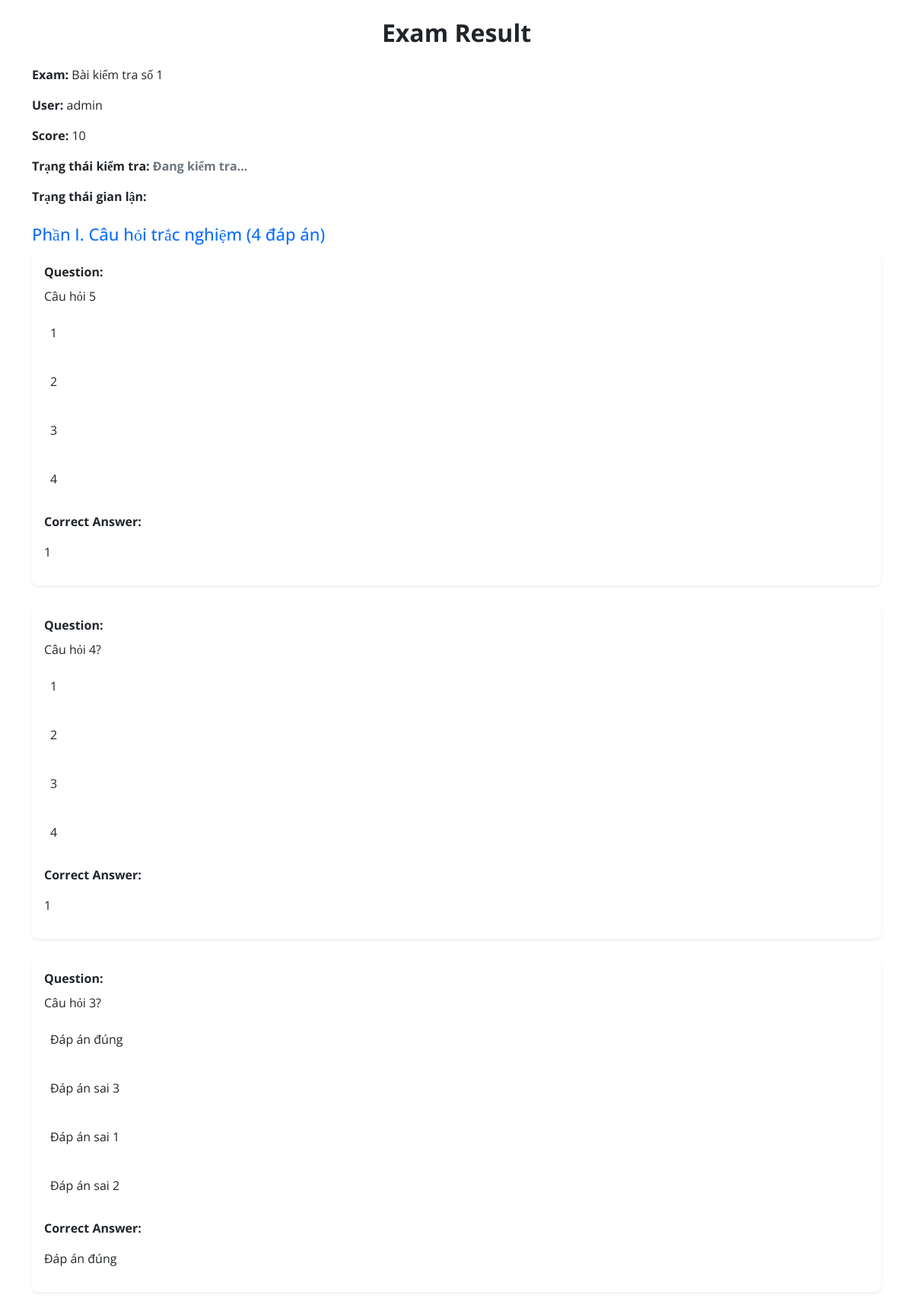
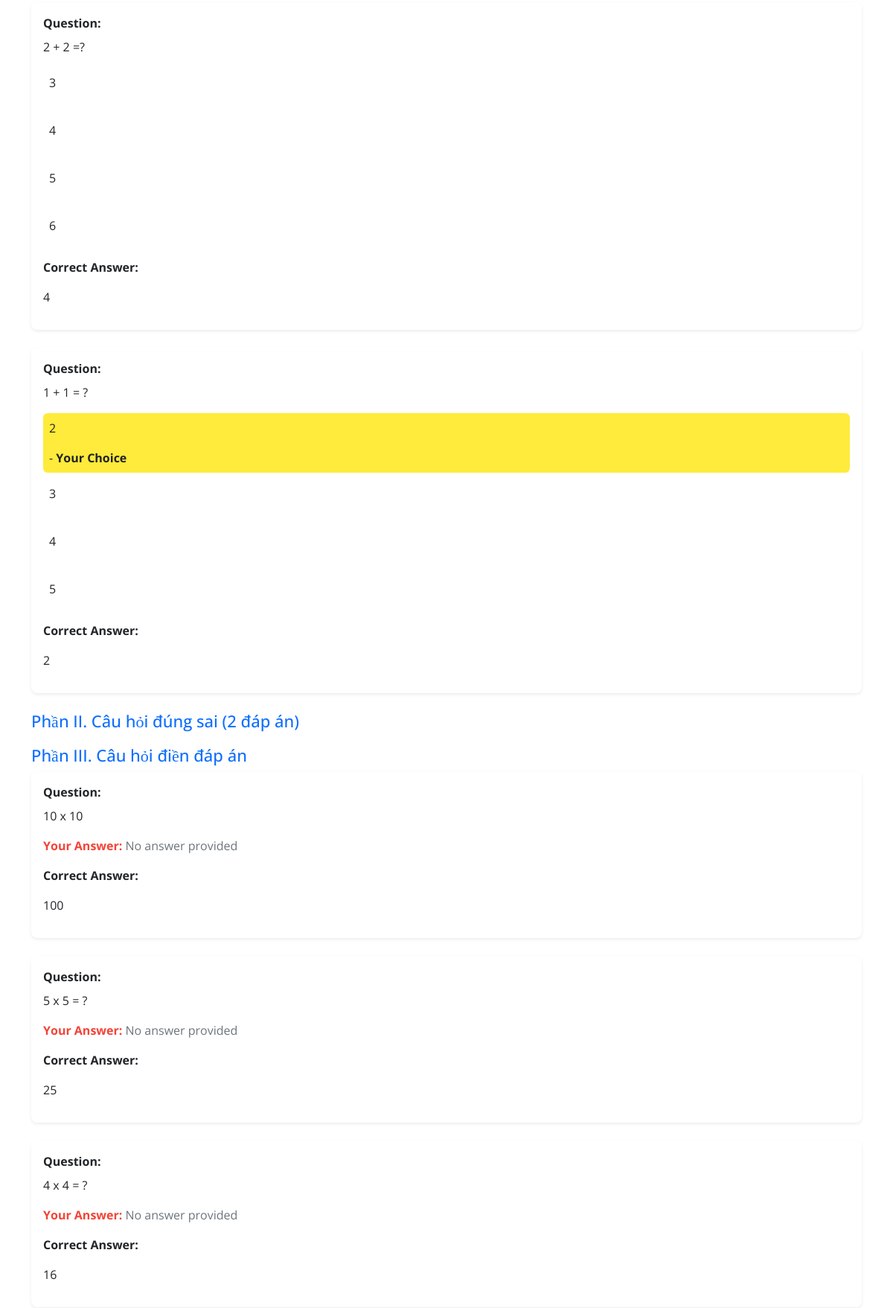
Screenshot of /result/49 (signed in, upper part) with the database file from the repository (2 pictures, top to bottom).
### quiz/models/quiz.py (models this page shows, shortened)
class CommonAbstract(models.Model):
    created_at = models.DateTimeField(editable=False, null=True, blank=True, verbose_name='Thời điểm tạo')
    updated_at = models.DateTimeField(auto_now_add=True, verbose_name='Thời điểm cập nhật')
    class Meta:
        ordering = ('-created_at',)
        abstract = True

class Result(CommonAbstract):
    id = models.AutoField(auto_created=True, primary_key=True, serialize=False, verbose_name='ID')
    user = models.ForeignKey(CustomUser, on_delete=models.SET_NULL, null=True, verbose_name='Người thực hiện')
    exam = models.ForeignKey(Exam, on_delete=models.SET_NULL, null=True, verbose_name='Bài thi')
    score = models.IntegerField(default=0, verbose_name='Điểm số')
    is_cheat = models.BooleanField(default=False, verbose_name='Trạng thái gian lận')
    is_done = models.BooleanField(default=False, verbose_name='Kiểm tra gian lận hoàn thành')
    reason = models.CharField(max_length=255, default='', verbose_name='Lý do phát hiện gian lận')
    class Meta:
        ordering = ('-created_at',)
        verbose_name = 'Kết quả thi'
        verbose_name_plural = 'Kết quả thi'
        db_table = 'results'

class Exam(CommonAbstract):
    id = models.AutoField(auto_created=True, primary_key=True, serialize=False, verbose_name='ID')
    title = models.CharField(max_length=255, verbose_name='Tên bài kiểm tra')
    room_name = models.CharField(max_length=255, verbose_name='Tên phòng thi')
    start_time = models.DateTimeField(verbose_name='Thời gian bắt đầu')
    finish_time = models.DateTimeField(verbose_name='Thời gian kết thúc')
    time_todo = models.IntegerField(default=15, verbose_name='Thời gian làm bài (phút)')
    room_code = models.CharField(max_length=15, unique=True, verbose_name='Mã phòng thi')
    created_by = models.CharField(max_length=255, verbose_name='Người tạo')
    retry = models.SmallIntegerField(default=1, verbose_name='Số lượt thi tối đa')
    class Meta:
        ordering = ('-created_at',)
        verbose_name = 'QL Bài kiểm tra'
        verbose_name_plural = 'QL Bài kiểm tra'
        db_table = 'exams'

class ResultDetail(CommonAbstract):
    id = models.AutoField(auto_created=True, primary_key=True, serialize=False, verbose_name='ID')
    result = models.ForeignKey(Result, on_delete=models.CASCADE, verbose_name='Bài kiểm tra')
    question = models.ForeignKey(Question, on_delete=models.SET_NULL, null=True, verbose_name='Câu hỏi')
    answer = models.ForeignKey(Answer, on_delete=models.SET_NULL, null=True, verbose_name='Đáp án lựa chọn')
    is_correct = models.BooleanField(default=False, verbose_name='Kết quả (Đ/S)')
    class Meta:
        ordering = ('-created_at',)
        verbose_name = 'Kết quả câu hỏi'
        verbose_name_plural = 'Kết quả câu hỏi'
        db_table = 'result_details'

class Question(CommonAbstract):
    id = models.AutoField(auto_created=True, primary_key=True, serialize=False, verbose_name='ID')
    exam = models.ForeignKey(Exam, on_delete=models.CASCADE, verbose_name='Bài kiểm tra')
    question_text = RichTextUploadingField(null=True, blank=True, verbose_name='Câu hỏi')
    class Meta:
        ordering = ('-created_at',)
        verbose_name = 'QL Câu hỏi'
        verbose_name_plural = 'QL Câu hỏi'
        db_table = 'questions'

class Answer(CommonAbstract):
    id = models.AutoField(auto_created=True, primary_key=True, serialize=False, verbose_name='ID')
    question = models.ForeignKey(Question, on_delete=models.CASCADE, verbose_name='Câu hỏi')
    answer_text = RichTextUploadingField(null=True, blank=True, verbose_name='Câu trả lời')
    is_correct = models.BooleanField(default=False, verbose_name='Câu trả lời đúng')
    class Meta:
        ordering = ('-created_at',)
        verbose_name = 'QL Đáp án'
        verbose_name_plural = 'QL Đáp án'
        db_table = 'answers'

class ResultFill(CommonAbstract):
    id = models.AutoField(auto_created=True, primary_key=True, serialize=False, verbose_name='ID')
    result = models.ForeignKey(Result, on_delete=models.CASCADE, verbose_name='Bài kiểm tra', null=True)
    question = models.ForeignKey(QuestionFill, on_delete=models.SET_NULL, null=True, verbose_name='Câu hỏi')
    answer = RichTextUploadingField(null=True, blank=True, verbose_name='Câu trả lời')
    is_correct = models.BooleanField(default=False, verbose_name='Kết quả (Đ/S)')

class QuestionFill(CommonAbstract):
    id = models.AutoField(auto_created=True, primary_key=True, serialize=False, verbose_name='ID')
    exam = models.ForeignKey(Exam, on_delete=models.CASCADE, verbose_name='Bài kiểm tra', null=True)
    question_text = RichTextUploadingField(null=True, blank=True, verbose_name='Câu hỏi')
    answer = RichTextUploadingField(null=True, blank=True, verbose_name='Đáp án đúng')
    class Meta:
        ordering = ('-created_at',)
        verbose_name = 'Câu hỏi điền đáp án'
        verbose_name_plural = 'Câu hỏi điền đáp án'
        db_table = 'question_fill'

### quiz/models/custom_user.py (models this page shows, shortened)
class CustomUser(AbstractUser):
    ROLE = (
        ('student', 'student'),
        ('teacher', 'teacher'),
    )
    role = models.CharField(max_length=15, default='student', choices=ROLE)
    class Meta:
        verbose_name = 'Tài khoản'
        verbose_name_plural = 'Tài khoản'

### quiz/views/quiz.py (the view)
# urls.py: path('result/<pk>', result_view, name='result'),
@login_required(login_url='/login/')
def result_view(request, pk):
    try:
        result = Result.objects.get(pk=pk)
        result_details = ResultDetail.objects.filter(result=result)
        true_false_details = ResultTrueFalse.objects.filter(result=result)
        fill_details = ResultFill.objects.filter(result=result)
    except Result.DoesNotExist:
        raise Http404()
    return render(request, 'quiz/result.html', {
        'result': result,
        'result_details': result_details,
        'true_false_details': true_false_details,
        'fill_details': fill_details,
    })

### templates/quiz/result.html (shortened to what this page needs)
{% extends 'base.html' %}
{% load static %}
{% block content %}
<div class="container py-4">
    <h2 class="text-center text-dark fw-bold mb-4">Exam Result</h2>
    <div class="mb-4">
        <p><strong>Exam:</strong> {{ result.exam.title }}</p>
        <p><strong>User:</strong> {{ request.user.username }}</p>
        <p><strong>Score:</strong> {{ result.score }}</p>
        <p><strong>Trạng thái kiểm tra:</strong>
            <span id="status-check" class="fw-bold text-muted">Đang kiểm tra...</span>
        </p>
        <p><strong>Trạng thái gian lận:</strong>
        </p>
    </div>
    <h3 class="text-primary">Phần I. Câu hỏi trắc nghiệm (4 đáp án)</h3>
    <ul class="list-unstyled">
        {% for detail in result.resultdetail_set.all %}
            <li class="card mb-4 shadow-sm border-0">
                <div class="card-body">
                    <p class="card-title"><strong>Question:</strong> {{ detail.question.question_text|safe }}</p>
                    <ul class="list-unstyled">
                        {% for answer in detail.question.answer_set.all %}
                            <li class="p-2 mb-2 rounded
                                {% if answer == detail.answer and detail.is_correct %} bg-warning
                                {% elif answer == detail.answer and not detail.is_correct %} bg-danger text-white
                                {% endif %}">
                                {{ answer.answer_text|safe }}
                                {% if answer == detail.answer %}
                                    - <span class="fw-bold">Your Choice</span>
                                {% endif %}
                            </li>
                        {% endfor %}
                    </ul>
                    <p><strong>Correct Answer:</strong>
                        {% for answer in detail.question.answer_set.all %}
                            {% if answer.is_correct %}<span class="text-success">{{ answer.answer_text|safe }}</span>{% endif %}
                        {% endfor %}
                    </p>
                </div>
            </li>
        {% endfor %}
    </ul>
    <h3 class="text-primary">Phần II. Câu hỏi đúng sai (2 đáp án)</h3>
    <h3 class="text-primary">Phần III. Câu hỏi điền đáp án</h3>
    <ul class="list-unstyled">
        {% for detail in fill_details %}
            <li class="card mb-4 shadow-sm border-0">
                <div class="card-body">
                    <p class="card-title"><strong>Question:</strong> {{ detail.question.question_text|safe }}</p>
                    <p class="{% if detail.answer == detail.question.answer and detail.is_correct %} text-success {% else %} text-danger {% endif %}">
                        <strong>Your Answer:</strong>
                        {% if detail.answer %}
                            {{ detail.answer }}
                        {% else %}
                            <span class="text-muted">No answer provided</span>
                        {% endif %}
                    </p>
                    <p><strong>Correct Answer:</strong>
                        <span class="text-success">{{ detail.question.answer|safe }}</span>
                    </p>
                </div>
            </li>
        {% endfor %}
    </ul>
</div>
{% endblock content %}

### static/assets/css/base.css (style rules this page uses)
* { margin: 0; padding: 0; box-sizing: border-box; font-family: "Open Sans", serif; }
.log-reg-section form, p { width: 100%; }
ul { list-style: none; }

### templates/quiz/result.html (style rules this page uses)
.card { border-radius: 8px; transition: transform 0.3s ease, box-shadow 0.3s ease; }
.bg-warning { background-color: #ffeb3b !important; color: #222; }
.text-success { color: #4caf50 !important; }
.text-danger { color: #f44336 !important; }
.text-center { text-align: center; }
.fw-bold { font-weight: bold; }
.text-muted { color: #6c757d !important; }
h3.text-primary { font-size: 22px; margin-top: 20px; color: #0d6efd !important; }

### rows the page displays
Result: exam "Bài kiểm tra số 1", score "10"
CustomUser: user.username "admin"
ResultDetail: question.question_text "Câu hỏi 5"
Answer: answer_text "1"
Answer: answer_text "2"
Answer: answer_text "3"
Answer: answer_text "4"
ResultDetail: question.question_text "Câu hỏi 4?"
Answer: answer_text "1"
Answer: answer_text "2"
Answer: answer_text "3"
Answer: answer_text "4"
ResultDetail: question.question_text "Câu hỏi 3?"
Answer: answer_text "Đáp án đúng"
Answer: answer_text "Đáp án sai 3"
Answer: answer_text "Đáp án sai 1"
Answer: answer_text "Đáp án sai 2"
ResultDetail: question.question_text "2 + 2 =?"
Answer: answer_text "3"
Answer: answer_text "4"
Answer: answer_text "5"
Answer: answer_text "6"
ResultDetail: question.question_text "1 + 1 = ?"
Answer: answer_text "2", shows "Your Choice"
Answer: answer_text "3"
Answer: answer_text "4"
Answer: answer_text "5"
ResultFill: question.question_text "10 x 10", answer "No answer provided", question.answer "100"
ResultFill: question.question_text "5 x 5 = ?", answer "No answer provided", question.answer "25"
ResultFill: question.question_text "4 x 4 = ?", answer "No answer provided", question.answer "16"
